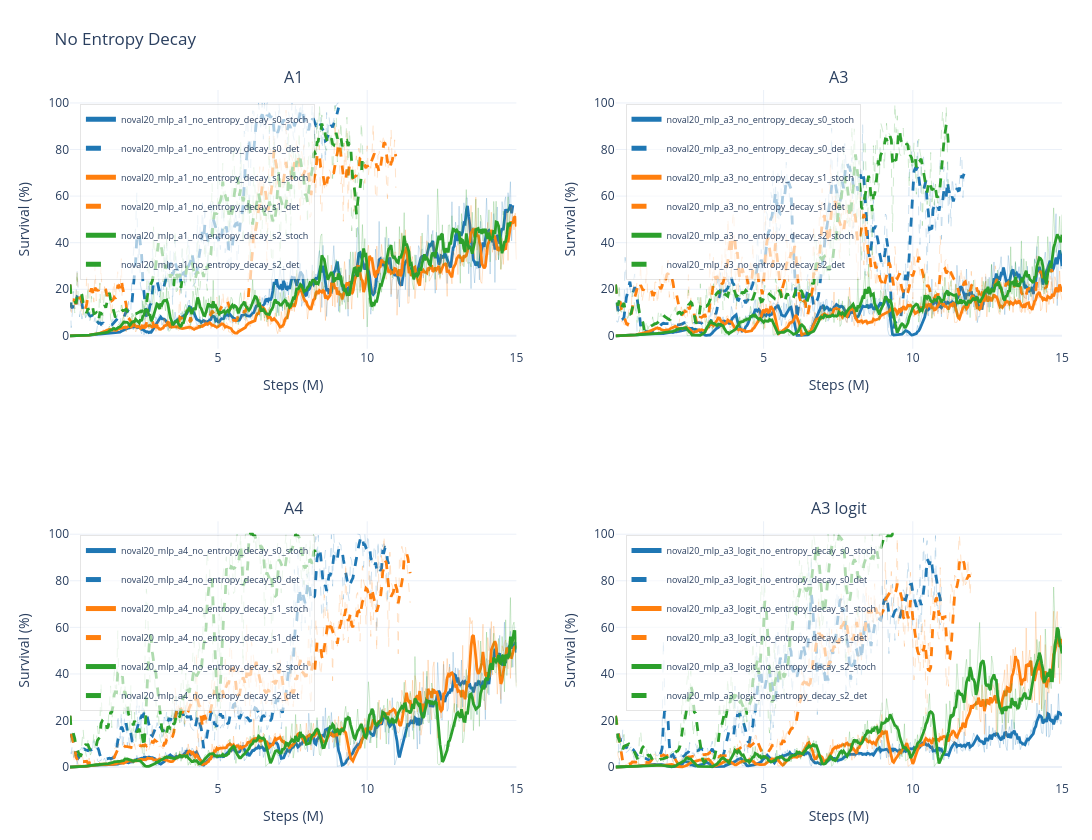

This figure's notebook cell:
### Code cell
groups = {
    "A1": {
        "noval20_mlp_a1_no_entropy_decay_s0_stoch": "#1f77b4",
        "noval20_mlp_a1_no_entropy_decay_s0_det": "#1f77b4",
        "noval20_mlp_a1_no_entropy_decay_s1_stoch": "#ff7f0e",
        "noval20_mlp_a1_no_entropy_decay_s1_det": "#ff7f0e",
        "noval20_mlp_a1_no_entropy_decay_s2_stoch": "#2ca02c",
        "noval20_mlp_a1_no_entropy_decay_s2_det": "#2ca02c",
    },
    "A3": {
        "noval20_mlp_a3_no_entropy_decay_s0_stoch": "#1f77b4",
        "noval20_mlp_a3_no_entropy_decay_s0_det": "#1f77b4",
        "noval20_mlp_a3_no_entropy_decay_s1_stoch": "#ff7f0e",
        "noval20_mlp_a3_no_entropy_decay_s1_det": "#ff7f0e",
        "noval20_mlp_a3_no_entropy_decay_s2_stoch": "#2ca02c",
        "noval20_mlp_a3_no_entropy_decay_s2_det": "#2ca02c",
    },
    "A4": {
        "noval20_mlp_a4_no_entropy_decay_s0_stoch": "#1f77b4",
        "noval20_mlp_a4_no_entropy_decay_s0_det": "#1f77b4",
        "noval20_mlp_a4_no_entropy_decay_s1_stoch": "#ff7f0e",
        "noval20_mlp_a4_no_entropy_decay_s1_det": "#ff7f0e",
        "noval20_mlp_a4_no_entropy_decay_s2_stoch": "#2ca02c",
        "noval20_mlp_a4_no_entropy_decay_s2_det": "#2ca02c",
    },
    "A3 logit": {
        "noval20_mlp_a3_logit_no_entropy_decay_s0_stoch": "#1f77b4",
        "noval20_mlp_a3_logit_no_entropy_decay_s0_det": "#1f77b4",
        "noval20_mlp_a3_logit_no_entropy_decay_s1_stoch": "#ff7f0e",
        "noval20_mlp_a3_logit_no_entropy_decay_s1_det": "#ff7f0e",
        "noval20_mlp_a3_logit_no_entropy_decay_s2_stoch": "#2ca02c",
        "noval20_mlp_a3_logit_no_entropy_decay_s2_det": "#2ca02c",
    }
}
plot_run_groups(groups, split="test", smooth=5, title="No Entropy Decay", save_name="entropy_decay_subplots")

### Figure 1 — Plotly figure (JSON) as saved in the notebook; plotly's stock layout.template omitted (floating-point values rounded to 4 significant figures; data arrays with more than 128 entries replaced by an {"elided": "..."} marker saying what was removed)
{"data": [{"hovertemplate": "<b>%{fullData.name}</b><br>metric: test/charts/episodic_survival<br>step: %{x:.2f}M<br>smoothed value: %{y:.3f}<extra></extra>", "legend": "legend", "legendgroup": "subplot1:noval20_mlp_a1_no_entropy_decay_s0_stoch", "line": {"color": "#1f77b4", "dash": "solid", "width": 1}, "mode": "lines", "name": "noval20_mlp_a1_no_entropy_decay_s0_stoch raw", "opacity": 0.22, "showlegend": false, "type": "scatter", "x": {"elided": "372 float values"}, "xaxis": "x", "y": {"elided": "372 float values"}, "yaxis": "y"}, {"hovertemplate": "<b>%{fullData.name}</b><br>metric: test/charts/episodic_survival<br>step: %{x:.2f}M<br>smoothed value: %{y:.3f}<extra></extra>", "legend": "legend", "legendgroup": "subplot1:noval20_mlp_a1_no_entropy_decay_s0_stoch", "line": {"color": "#1f77b4", "dash": "solid", "width": 2.8}, "mode": "lines", "name": "noval20_mlp_a1_no_entropy_decay_s0_stoch", "showlegend": true, "type": "scatter", "x": {"elided": "372 float values"}, "xaxis": "x", "y": {"elided": "372 float values"}, "yaxis": "y"}, {"hovertemplate": "<b>%{fullData.name}</b><br>metric: test/charts/episodic_survival<br>step: %{x:.2f}M<br>smoothed value: %{y:.3f}<extra></extra>", "legend": "legend", "legendgroup": "subplot1:noval20_mlp_a1_no_entropy_decay_s0_det", "line": {"color": "#1f77b4", "dash": "dash", "width": 1}, "mode": "lines", "name": "noval20_mlp_a1_no_entropy_decay_s0_det raw", "opacity": 0.22, "showlegend": false, "type": "scatter", "x": {"elided": "226 float values"}, "xaxis": "x", "y": {"elided": "226 float values"}, "yaxis": "y"}, {"hovertemplate": "<b>%{fullData.name}</b><br>metric: test/charts/episodic_survival<br>step: %{x:.2f}M<br>smoothed value: %{y:.3f}<extra></extra>", "legend": "legend", "legendgroup": "subplot1:noval20_mlp_a1_no_entropy_decay_s0_det", "line": {"color": "#1f77b4", "dash": "dash", "width": 2.8}, "mode": "lines", "name": "noval20_mlp_a1_no_entropy_decay_s0_det", "showlegend": true, "type": "scatter", "x": {"elided": "226 float values"}, "xaxis": "x", "y": {"elided": "226 float values"}, "yaxis": "y"}, {"hovertemplate": "<b>%{fullData.name}</b><br>metric: test/charts/episodic_survival<br>step: %{x:.2f}M<br>smoothed value: %{y:.3f}<extra></extra>", "legend": "legend", "legendgroup": "subplot1:noval20_mlp_a1_no_entropy_decay_s1_stoch", "line": {"color": "#ff7f0e", "dash": "solid", "width": 1}, "mode": "lines", "name": "noval20_mlp_a1_no_entropy_decay_s1_stoch raw", "opacity": 0.22, "showlegend": false, "type": "scatter", "x": {"elided": "375 float values"}, "xaxis": "x", "y": {"elided": "375 float values"}, "yaxis": "y"}, {"hovertemplate": "<b>%{fullData.name}</b><br>metric: test/charts/episodic_survival<br>step: %{x:.2f}M<br>smoothed value: %{y:.3f}<extra></extra>", "legend": "legend", "legendgroup": "subplot1:noval20_mlp_a1_no_entropy_decay_s1_stoch", "line": {"color": "#ff7f0e", "dash": "solid", "width": 2.8}, "mode": "lines", "name": "noval20_mlp_a1_no_entropy_decay_s1_stoch", "showlegend": true, "type": "scatter", "x": {"elided": "375 float values"}, "xaxis": "x", "y": {"elided": "375 float values"}, "yaxis": "y"}, {"hovertemplate": "<b>%{fullData.name}</b><br>metric: test/charts/episodic_survival<br>step: %{x:.2f}M<br>smoothed value: %{y:.3f}<extra></extra>", "legend": "legend", "legendgroup": "subplot1:noval20_mlp_a1_no_entropy_decay_s1_det", "line": {"color": "#ff7f0e", "dash": "dash", "width": 1}, "mode": "lines", "name": "noval20_mlp_a1_no_entropy_decay_s1_det raw", "opacity": 0.22, "showlegend": false, "type": "scatter", "x": {"elided": "274 float values"}, "xaxis": "x", "y": {"elided": "274 float values"}, "yaxis": "y"}, {"hovertemplate": "<b>%{fullData.name}</b><br>metric: test/charts/episodic_survival<br>step: %{x:.2f}M<br>smoothed value: %{y:.3f}<extra></extra>", "legend": "legend", "legendgroup": "subplot1:noval20_mlp_a1_no_entropy_decay_s1_det", "line": {"color": "#ff7f0e", "dash": "dash", "width": 2.8}, "mode": "lines", "name": "noval20_mlp_a1_no_entropy_decay_s1_det", "showlegend": true, "type": "scatter", "x": {"elided": "274 float values"}, "xaxis": "x", "y": {"elided": "274 float values"}, "yaxis": "y"}, {"hovertemplate": "<b>%{fullData.name}</b><br>metric: test/charts/episodic_survival<br>step: %{x:.2f}M<br>smoothed value: %{y:.3f}<extra></extra>", "legend": "legend", "legendgroup": "subplot1:noval20_mlp_a1_no_entropy_decay_s2_stoch", "line": {"color": "#2ca02c", "dash": "solid", "width": 1}, "mode": "lines", "name": "noval20_mlp_a1_no_entropy_decay_s2_stoch raw", "opacity": 0.22, "showlegend": false, "type": "scatter", "x": {"elided": "370 float values"}, "xaxis": "x", "y": {"elided": "370 float values"}, "yaxis": "y"}, {"hovertemplate": "<b>%{fullData.name}</b><br>metric: test/charts/episodic_survival<br>step: %{x:.2f}M<br>smoothed value: %{y:.3f}<extra></extra>", "legend": "legend", "legendgroup": "subplot1:noval20_mlp_a1_no_entropy_decay_s2_stoch", "line": {"color": "#2ca02c", "dash": "solid", "width": 2.8}, "mode": "lines", "name": "noval20_mlp_a1_no_entropy_decay_s2_stoch", "showlegend": true, "type": "scatter", "x": {"elided": "370 float values"}, "xaxis": "x", "y": {"elided": "370 float values"}, "yaxis": "y"}, {"hovertemplate": "<b>%{fullData.name}</b><br>metric: test/charts/episodic_survival<br>step: %{x:.2f}M<br>smoothed value: %{y:.3f}<extra></extra>", "legend": "legend", "legendgroup": "subplot1:noval20_mlp_a1_no_entropy_decay_s2_det", "line": {"color": "#2ca02c", "dash": "dash", "width": 1}, "mode": "lines", "name": "noval20_mlp_a1_no_entropy_decay_s2_det raw", "opacity": 0.22, "showlegend": false, "type": "scatter", "x": {"elided": "247 float values"}, "xaxis": "x", "y": {"elided": "247 float values"}, "yaxis": "y"}, {"hovertemplate": "<b>%{fullData.name}</b><br>metric: test/charts/episodic_survival<br>step: %{x:.2f}M<br>smoothed value: %{y:.3f}<extra></extra>", "legend": "legend", "legendgroup": "subplot1:noval20_mlp_a1_no_entropy_decay_s2_det", "line": {"color": "#2ca02c", "dash": "dash", "width": 2.8}, "mode": "lines", "name": "noval20_mlp_a1_no_entropy_decay_s2_det", "showlegend": true, "type": "scatter", "x": {"elided": "247 float values"}, "xaxis": "x", "y": {"elided": "247 float values"}, "yaxis": "y"}, {"hovertemplate": "<b>%{fullData.name}</b><br>metric: test/charts/episodic_survival<br>step: %{x:.2f}M<br>smoothed value: %{y:.3f}<extra></extra>", "legend": "legend2", "legendgroup": "subplot2:noval20_mlp_a3_no_entropy_decay_s0_stoch", "line": {"color": "#1f77b4", "dash": "solid", "width": 1}, "mode": "lines", "name": "noval20_mlp_a3_no_entropy_decay_s0_stoch raw", "opacity": 0.22, "showlegend": false, "type": "scatter", "x": {"elided": "375 float values"}, "xaxis": "x2", "y": {"elided": "375 float values"}, "yaxis": "y2"}, {"hovertemplate": "<b>%{fullData.name}</b><br>metric: test/charts/episodic_survival<br>step: %{x:.2f}M<br>smoothed value: %{y:.3f}<extra></extra>", "legend": "legend2", "legendgroup": "subplot2:noval20_mlp_a3_no_entropy_decay_s0_stoch", "line": {"color": "#1f77b4", "dash": "solid", "width": 2.8}, "mode": "lines", "name": "noval20_mlp_a3_no_entropy_decay_s0_stoch", "showlegend": true, "type": "scatter", "x": {"elided": "375 float values"}, "xaxis": "x2", "y": {"elided": "375 float values"}, "yaxis": "y2"}, {"hovertemplate": "<b>%{fullData.name}</b><br>metric: test/charts/episodic_survival<br>step: %{x:.2f}M<br>smoothed value: %{y:.3f}<extra></extra>", "legend": "legend2", "legendgroup": "subplot2:noval20_mlp_a3_no_entropy_decay_s0_det", "line": {"color": "#1f77b4", "dash": "dash", "width": 1}, "mode": "lines", "name": "noval20_mlp_a3_no_entropy_decay_s0_det raw", "opacity": 0.22, "showlegend": false, "type": "scatter", "x": {"elided": "293 float values"}, "xaxis": "x2", "y": {"elided": "293 float values"}, "yaxis": "y2"}, {"hovertemplate": "<b>%{fullData.name}</b><br>metric: test/charts/episodic_survival<br>step: %{x:.2f}M<br>smoothed value: %{y:.3f}<extra></extra>", "legend": "legend2", "legendgroup": "subplot2:noval20_mlp_a3_no_entropy_decay_s0_det", "line": {"color": "#1f77b4", "dash": "dash", "width": 2.8}, "mode": "lines", "name": "noval20_mlp_a3_no_entropy_decay_s0_det", "showlegend": true, "type": "scatter", "x": {"elided": "293 float values"}, "xaxis": "x2", "y": {"elided": "293 float values"}, "yaxis": "y2"}, {"hovertemplate": "<b>%{fullData.name}</b><br>metric: test/charts/episodic_survival<br>step: %{x:.2f}M<br>smoothed value: %{y:.3f}<extra></extra>", "legend": "legend2", "legendgroup": "subplot2:noval20_mlp_a3_no_entropy_decay_s1_stoch", "line": {"color": "#ff7f0e", "dash": "solid", "width": 1}, "mode": "lines", "name": "noval20_mlp_a3_no_entropy_decay_s1_stoch raw", "opacity": 0.22, "showlegend": false, "type": "scatter", "x": {"elided": "375 float values"}, "xaxis": "x2", "y": {"elided": "375 float values"}, "yaxis": "y2"}, {"hovertemplate": "<b>%{fullData.name}</b><br>metric: test/charts/episodic_survival<br>step: %{x:.2f}M<br>smoothed value: %{y:.3f}<extra></extra>", "legend": "legend2", "legendgroup": "subplot2:noval20_mlp_a3_no_entropy_decay_s1_stoch", "line": {"color": "#ff7f0e", "dash": "solid", "width": 2.8}, "mode": "lines", "name": "noval20_mlp_a3_no_entropy_decay_s1_stoch", "showlegend": true, "type": "scatter", "x": {"elided": "375 float values"}, "xaxis": "x2", "y": {"elided": "375 float values"}, "yaxis": "y2"}, {"hovertemplate": "<b>%{fullData.name}</b><br>metric: test/charts/episodic_survival<br>step: %{x:.2f}M<br>smoothed value: %{y:.3f}<extra></extra>", "legend": "legend2", "legendgroup": "subplot2:noval20_mlp_a3_no_entropy_decay_s1_det", "line": {"color": "#ff7f0e", "dash": "dash", "width": 1}, "mode": "lines", "name": "noval20_mlp_a3_no_entropy_decay_s1_det raw", "opacity": 0.22, "showlegend": false, "type": "scatter", "x": {"elided": "367 float values"}, "xaxis": "x2", "y": {"elided": "367 float values"}, "yaxis": "y2"}, {"hovertemplate": "<b>%{fullData.name}</b><br>metric: test/charts/episodic_survival<br>step: %{x:.2f}M<br>smoothed value: %{y:.3f}<extra></extra>", "legend": "legend2", "legendgroup": "subplot2:noval20_mlp_a3_no_entropy_decay_s1_det", "line": {"color": "#ff7f0e", "dash": "dash", "width": 2.8}, "mode": "lines", "name": "noval20_mlp_a3_no_entropy_decay_s1_det", "showlegend": true, "type": "scatter", "x": {"elided": "367 float values"}, "xaxis": "x2", "y": {"elided": "367 float values"}, "yaxis": "y2"}, {"hovertemplate": "<b>%{fullData.name}</b><br>metric: test/charts/episodic_survival<br>step: %{x:.2f}M<br>smoothed value: %{y:.3f}<extra></extra>", "legend": "legend2", "legendgroup": "subplot2:noval20_mlp_a3_no_entropy_decay_s2_stoch", "line": {"color": "#2ca02c", "dash": "solid", "width": 1}, "mode": "lines", "name": "noval20_mlp_a3_no_entropy_decay_s2_stoch raw", "opacity": 0.22, "showlegend": false, "type": "scatter", "x": {"elided": "375 float values"}, "xaxis": "x2", "y": {"elided": "375 float values"}, "yaxis": "y2"}, {"hovertemplate": "<b>%{fullData.name}</b><br>metric: test/charts/episodic_survival<br>step: %{x:.2f}M<br>smoothed value: %{y:.3f}<extra></extra>", "legend": "legend2", "legendgroup": "subplot2:noval20_mlp_a3_no_entropy_decay_s2_stoch", "line": {"color": "#2ca02c", "dash": "solid", "width": 2.8}, "mode": "lines", "name": "noval20_mlp_a3_no_entropy_decay_s2_stoch", "showlegend": true, "type": "scatter", "x": {"elided": "375 float values"}, "xaxis": "x2", "y": {"elided": "375 float values"}, "yaxis": "y2"}, {"hovertemplate": "<b>%{fullData.name}</b><br>metric: test/charts/episodic_survival<br>step: %{x:.2f}M<br>smoothed value: %{y:.3f}<extra></extra>", "legend": "legend2", "legendgroup": "subplot2:noval20_mlp_a3_no_entropy_decay_s2_det", "line": {"color": "#2ca02c", "dash": "dash", "width": 1}, "mode": "lines", "name": "noval20_mlp_a3_no_entropy_decay_s2_det raw", "opacity": 0.22, "showlegend": false, "type": "scatter", "x": {"elided": "280 float values"}, "xaxis": "x2", "y": {"elided": "280 float values"}, "yaxis": "y2"}, {"hovertemplate": "<b>%{fullData.name}</b><br>metric: test/charts/episodic_survival<br>step: %{x:.2f}M<br>smoothed value: %{y:.3f}<extra></extra>", "legend": "legend2", "legendgroup": "subplot2:noval20_mlp_a3_no_entropy_decay_s2_det", "line": {"color": "#2ca02c", "dash": "dash", "width": 2.8}, "mode": "lines", "name": "noval20_mlp_a3_no_entropy_decay_s2_det", "showlegend": true, "type": "scatter", "x": {"elided": "280 float values"}, "xaxis": "x2", "y": {"elided": "280 float values"}, "yaxis": "y2"}, {"hovertemplate": "<b>%{fullData.name}</b><br>metric: test/charts/episodic_survival<br>step: %{x:.2f}M<br>smoothed value: %{y:.3f}<extra></extra>", "legend": "legend3", "legendgroup": "subplot3:noval20_mlp_a4_no_entropy_decay_s0_stoch", "line": {"color": "#1f77b4", "dash": "solid", "width": 1}, "mode": "lines", "name": "noval20_mlp_a4_no_entropy_decay_s0_stoch raw", "opacity": 0.22, "showlegend": false, "type": "scatter", "x": {"elided": "375 float values"}, "xaxis": "x3", "y": {"elided": "375 float values"}, "yaxis": "y3"}, {"hovertemplate": "<b>%{fullData.name}</b><br>metric: test/charts/episodic_survival<br>step: %{x:.2f}M<br>smoothed value: %{y:.3f}<extra></extra>", "legend": "legend3", "legendgroup": "subplot3:noval20_mlp_a4_no_entropy_decay_s0_stoch", "line": {"color": "#1f77b4", "dash": "solid", "width": 2.8}, "mode": "lines", "name": "noval20_mlp_a4_no_entropy_decay_s0_stoch", "showlegend": true, "type": "scatter", "x": {"elided": "375 float values"}, "xaxis": "x3", "y": {"elided": "375 float values"}, "yaxis": "y3"}, {"hovertemplate": "<b>%{fullData.name}</b><br>metric: test/charts/episodic_survival<br>step: %{x:.2f}M<br>smoothed value: %{y:.3f}<extra></extra>", "legend": "legend3", "legendgroup": "subplot3:noval20_mlp_a4_no_entropy_decay_s0_det", "line": {"color": "#1f77b4", "dash": "dash", "width": 1}, "mode": "lines", "name": "noval20_mlp_a4_no_entropy_decay_s0_det raw", "opacity": 0.22, "showlegend": false, "type": "scatter", "x": {"elided": "268 float values"}, "xaxis": "x3", "y": {"elided": "268 float values"}, "yaxis": "y3"}, {"hovertemplate": "<b>%{fullData.name}</b><br>metric: test/charts/episodic_survival<br>step: %{x:.2f}M<br>smoothed value: %{y:.3f}<extra></extra>", "legend": "legend3", "legendgroup": "subplot3:noval20_mlp_a4_no_entropy_decay_s0_det", "line": {"color": "#1f77b4", "dash": "dash", "width": 2.8}, "mode": "lines", "name": "noval20_mlp_a4_no_entropy_decay_s0_det", "showlegend": true, "type": "scatter", "x": {"elided": "268 float values"}, "xaxis": "x3", "y": {"elided": "268 float values"}, "yaxis": "y3"}, {"hovertemplate": "<b>%{fullData.name}</b><br>metric: test/charts/episodic_survival<br>step: %{x:.2f}M<br>smoothed value: %{y:.3f}<extra></extra>", "legend": "legend3", "legendgroup": "subplot3:noval20_mlp_a4_no_entropy_decay_s1_stoch", "line": {"color": "#ff7f0e", "dash": "solid", "width": 1}, "mode": "lines", "name": "noval20_mlp_a4_no_entropy_decay_s1_stoch raw", "opacity": 0.22, "showlegend": false, "type": "scatter", "x": {"elided": "375 float values"}, "xaxis": "x3", "y": {"elided": "375 float values"}, "yaxis": "y3"}, {"hovertemplate": "<b>%{fullData.name}</b><br>metric: test/charts/episodic_survival<br>step: %{x:.2f}M<br>smoothed value: %{y:.3f}<extra></extra>", "legend": "legend3", "legendgroup": "subplot3:noval20_mlp_a4_no_entropy_decay_s1_stoch", "line": {"color": "#ff7f0e", "dash": "solid", "width": 2.8}, "mode": "lines", "name": "noval20_mlp_a4_no_entropy_decay_s1_stoch", "showlegend": true, "type": "scatter", "x": {"elided": "375 float values"}, "xaxis": "x3", "y": {"elided": "375 float values"}, "yaxis": "y3"}, {"hovertemplate": "<b>%{fullData.name}</b><br>metric: test/charts/episodic_survival<br>step: %{x:.2f}M<br>smoothed value: %{y:.3f}<extra></extra>", "legend": "legend3", "legendgroup": "subplot3:noval20_mlp_a4_no_entropy_decay_s1_det", "line": {"color": "#ff7f0e", "dash": "dash", "width": 1}, "mode": "lines", "name": "noval20_mlp_a4_no_entropy_decay_s1_det raw", "opacity": 0.22, "showlegend": false, "type": "scatter", "x": {"elided": "286 float values"}, "xaxis": "x3", "y": {"elided": "286 float values"}, "yaxis": "y3"}, {"hovertemplate": "<b>%{fullData.name}</b><br>metric: test/charts/episodic_survival<br>step: %{x:.2f}M<br>smoothed value: %{y:.3f}<extra></extra>", "legend": "legend3", "legendgroup": "subplot3:noval20_mlp_a4_no_entropy_decay_s1_det", "line": {"color": "#ff7f0e", "dash": "dash", "width": 2.8}, "mode": "lines", "name": "noval20_mlp_a4_no_entropy_decay_s1_det", "showlegend": true, "type": "scatter", "x": {"elided": "286 float values"}, "xaxis": "x3", "y": {"elided": "286 float values"}, "yaxis": "y3"}, {"hovertemplate": "<b>%{fullData.name}</b><br>metric: test/charts/episodic_survival<br>step: %{x:.2f}M<br>smoothed value: %{y:.3f}<extra></extra>", "legend": "legend3", "legendgroup": "subplot3:noval20_mlp_a4_no_entropy_decay_s2_stoch", "line": {"color": "#2ca02c", "dash": "solid", "width": 1}, "mode": "lines", "name": "noval20_mlp_a4_no_entropy_decay_s2_stoch raw", "opacity": 0.22, "showlegend": false, "type": "scatter", "x": {"elided": "375 float values"}, "xaxis": "x3", "y": {"elided": "375 float values"}, "yaxis": "y3"}, {"hovertemplate": "<b>%{fullData.name}</b><br>metric: test/charts/episodic_survival<br>step: %{x:.2f}M<br>smoothed value: %{y:.3f}<extra></extra>", "legend": "legend3", "legendgroup": "subplot3:noval20_mlp_a4_no_entropy_decay_s2_stoch", "line": {"color": "#2ca02c", "dash": "solid", "width": 2.8}, "mode": "lines", "name": "noval20_mlp_a4_no_entropy_decay_s2_stoch", "showlegend": true, "type": "scatter", "x": {"elided": "375 float values"}, "xaxis": "x3", "y": {"elided": "375 float values"}, "yaxis": "y3"}, {"hovertemplate": "<b>%{fullData.name}</b><br>metric: test/charts/episodic_survival<br>step: %{x:.2f}M<br>smoothed value: %{y:.3f}<extra></extra>", "legend": "legend3", "legendgroup": "subplot3:noval20_mlp_a4_no_entropy_decay_s2_det", "line": {"color": "#2ca02c", "dash": "dash", "width": 1}, "mode": "lines", "name": "noval20_mlp_a4_no_entropy_decay_s2_det raw", "opacity": 0.22, "showlegend": false, "type": "scatter", "x": {"elided": "209 float values"}, "xaxis": "x3", "y": {"elided": "209 float values"}, "yaxis": "y3"}, {"hovertemplate": "<b>%{fullData.name}</b><br>metric: test/charts/episodic_survival<br>step: %{x:.2f}M<br>smoothed value: %{y:.3f}<extra></extra>", "legend": "legend3", "legendgroup": "subplot3:noval20_mlp_a4_no_entropy_decay_s2_det", "line": {"color": "#2ca02c", "dash": "dash", "width": 2.8}, "mode": "lines", "name": "noval20_mlp_a4_no_entropy_decay_s2_det", "showlegend": true, "type": "scatter", "x": {"elided": "209 float values"}, "xaxis": "x3", "y": {"elided": "209 float values"}, "yaxis": "y3"}, {"hovertemplate": "<b>%{fullData.name}</b><br>metric: test/charts/episodic_survival<br>step: %{x:.2f}M<br>smoothed value: %{y:.3f}<extra></extra>", "legend": "legend4", "legendgroup": "subplot4:noval20_mlp_a3_logit_no_entropy_decay_s0_stoch", "line": {"color": "#1f77b4", "dash": "solid", "width": 1}, "mode": "lines", "name": "noval20_mlp_a3_logit_no_entropy_decay_s0_stoch raw", "opacity": 0.22, "showlegend": false, "type": "scatter", "x": {"elided": "375 float values"}, "xaxis": "x4", "y": {"elided": "375 float values"}, "yaxis": "y4"}, {"hovertemplate": "<b>%{fullData.name}</b><br>metric: test/charts/episodic_survival<br>step: %{x:.2f}M<br>smoothed value: %{y:.3f}<extra></extra>", "legend": "legend4", "legendgroup": "subplot4:noval20_mlp_a3_logit_no_entropy_decay_s0_stoch", "line": {"color": "#1f77b4", "dash": "solid", "width": 2.8}, "mode": "lines", "name": "noval20_mlp_a3_logit_no_entropy_decay_s0_stoch", "showlegend": true, "type": "scatter", "x": {"elided": "375 float values"}, "xaxis": "x4", "y": {"elided": "375 float values"}, "yaxis": "y4"}, {"hovertemplate": "<b>%{fullData.name}</b><br>metric: test/charts/episodic_survival<br>step: %{x:.2f}M<br>smoothed value: %{y:.3f}<extra></extra>", "legend": "legend4", "legendgroup": "subplot4:noval20_mlp_a3_logit_no_entropy_decay_s0_det", "line": {"color": "#1f77b4", "dash": "dash", "width": 1}, "mode": "lines", "name": "noval20_mlp_a3_logit_no_entropy_decay_s0_det raw", "opacity": 0.22, "showlegend": false, "type": "scatter", "x": {"elided": "274 float values"}, "xaxis": "x4", "y": {"elided": "274 float values"}, "yaxis": "y4"}, {"hovertemplate": "<b>%{fullData.name}</b><br>metric: test/charts/episodic_survival<br>step: %{x:.2f}M<br>smoothed value: %{y:.3f}<extra></extra>", "legend": "legend4", "legendgroup": "subplot4:noval20_mlp_a3_logit_no_entropy_decay_s0_det", "line": {"color": "#1f77b4", "dash": "dash", "width": 2.8}, "mode": "lines", "name": "noval20_mlp_a3_logit_no_entropy_decay_s0_det", "showlegend": true, "type": "scatter", "x": {"elided": "274 float values"}, "xaxis": "x4", "y": {"elided": "274 float values"}, "yaxis": "y4"}, {"hovertemplate": "<b>%{fullData.name}</b><br>metric: test/charts/episodic_survival<br>step: %{x:.2f}M<br>smoothed value: %{y:.3f}<extra></extra>", "legend": "legend4", "legendgroup": "subplot4:noval20_mlp_a3_logit_no_entropy_decay_s1_stoch", "line": {"color": "#ff7f0e", "dash": "solid", "width": 1}, "mode": "lines", "name": "noval20_mlp_a3_logit_no_entropy_decay_s1_stoch raw", "opacity": 0.22, "showlegend": false, "type": "scatter", "x": {"elided": "375 float values"}, "xaxis": "x4", "y": {"elided": "375 float values"}, "yaxis": "y4"}, {"hovertemplate": "<b>%{fullData.name}</b><br>metric: test/charts/episodic_survival<br>step: %{x:.2f}M<br>smoothed value: %{y:.3f}<extra></extra>", "legend": "legend4", "legendgroup": "subplot4:noval20_mlp_a3_logit_no_entropy_decay_s1_stoch", "line": {"color": "#ff7f0e", "dash": "solid", "width": 2.8}, "mode": "lines", "name": "noval20_mlp_a3_logit_no_entropy_decay_s1_stoch", "showlegend": true, "type": "scatter", "x": {"elided": "375 float values"}, "xaxis": "x4", "y": {"elided": "375 float values"}, "yaxis": "y4"}, {"hovertemplate": "<b>%{fullData.name}</b><br>metric: test/charts/episodic_survival<br>step: %{x:.2f}M<br>smoothed value: %{y:.3f}<extra></extra>", "legend": "legend4", "legendgroup": "subplot4:noval20_mlp_a3_logit_no_entropy_decay_s1_det", "line": {"color": "#ff7f0e", "dash": "dash", "width": 1}, "mode": "lines", "name": "noval20_mlp_a3_logit_no_entropy_decay_s1_det raw", "opacity": 0.22, "showlegend": false, "type": "scatter", "x": {"elided": "299 float values"}, "xaxis": "x4", "y": {"elided": "299 float values"}, "yaxis": "y4"}, {"hovertemplate": "<b>%{fullData.name}</b><br>metric: test/charts/episodic_survival<br>step: %{x:.2f}M<br>smoothed value: %{y:.3f}<extra></extra>", "legend": "legend4", "legendgroup": "subplot4:noval20_mlp_a3_logit_no_entropy_decay_s1_det", "line": {"color": "#ff7f0e", "dash": "dash", "width": 2.8}, "mode": "lines", "name": "noval20_mlp_a3_logit_no_entropy_decay_s1_det", "showlegend": true, "type": "scatter", "x": {"elided": "299 float values"}, "xaxis": "x4", "y": {"elided": "299 float values"}, "yaxis": "y4"}, {"hovertemplate": "<b>%{fullData.name}</b><br>metric: test/charts/episodic_survival<br>step: %{x:.2f}M<br>smoothed value: %{y:.3f}<extra></extra>", "legend": "legend4", "legendgroup": "subplot4:noval20_mlp_a3_logit_no_entropy_decay_s2_stoch", "line": {"color": "#2ca02c", "dash": "solid", "width": 1}, "mode": "lines", "name": "noval20_mlp_a3_logit_no_entropy_decay_s2_stoch raw", "opacity": 0.22, "showlegend": false, "type": "scatter", "x": {"elided": "375 float values"}, "xaxis": "x4", "y": {"elided": "375 float values"}, "yaxis": "y4"}, {"hovertemplate": "<b>%{fullData.name}</b><br>metric: test/charts/episodic_survival<br>step: %{x:.2f}M<br>smoothed value: %{y:.3f}<extra></extra>", "legend": "legend4", "legendgroup": "subplot4:noval20_mlp_a3_logit_no_entropy_decay_s2_stoch", "line": {"color": "#2ca02c", "dash": "solid", "width": 2.8}, "mode": "lines", "name": "noval20_mlp_a3_logit_no_entropy_decay_s2_stoch", "showlegend": true, "type": "scatter", "x": {"elided": "375 float values"}, "xaxis": "x4", "y": {"elided": "375 float values"}, "yaxis": "y4"}, {"hovertemplate": "<b>%{fullData.name}</b><br>metric: test/charts/episodic_survival<br>step: %{x:.2f}M<br>smoothed value: %{y:.3f}<extra></extra>", "legend": "legend4", "legendgroup": "subplot4:noval20_mlp_a3_logit_no_entropy_decay_s2_det", "line": {"color": "#2ca02c", "dash": "dash", "width": 1}, "mode": "lines", "name": "noval20_mlp_a3_logit_no_entropy_decay_s2_det raw", "opacity": 0.22, "showlegend": false, "type": "scatter", "x": {"elided": "234 float values"}, "xaxis": "x4", "y": {"elided": "234 float values"}, "yaxis": "y4"}, {"hovertemplate": "<b>%{fullData.name}</b><br>metric: test/charts/episodic_survival<br>step: %{x:.2f}M<br>smoothed value: %{y:.3f}<extra></extra>", "legend": "legend4", "legendgroup": "subplot4:noval20_mlp_a3_logit_no_entropy_decay_s2_det", "line": {"color": "#2ca02c", "dash": "dash", "width": 2.8}, "mode": "lines", "name": "noval20_mlp_a3_logit_no_entropy_decay_s2_det", "showlegend": true, "type": "scatter", "x": {"elided": "234 float values"}, "xaxis": "x4", "y": {"elided": "234 float values"}, "yaxis": "y4"}], "layout": {"annotations": [{"font": {"size": 16}, "showarrow": false, "text": "A1", "x": 0.225, "xanchor": "center", "xref": "paper", "y": 1, "yanchor": "bottom", "yref": "paper"}, {"font": {"size": 16}, "showarrow": false, "text": "A3", "x": 0.775, "xanchor": "center", "xref": "paper", "y": 1, "yanchor": "bottom", "yref": "paper"}, {"font": {"size": 16}, "showarrow": false, "text": "A4", "x": 0.225, "xanchor": "center", "xref": "paper", "y": 0.375, "yanchor": "bottom", "yref": "paper"}, {"font": {"size": 16}, "showarrow": false, "text": "A3 logit", "x": 0.775, "xanchor": "center", "xref": "paper", "y": 0.375, "yanchor": "bottom", "yref": "paper"}], "height": 840, "hovermode": "x unified", "legend": {"bgcolor": "rgba(255,255,255,0.62)", "bordercolor": "rgba(0,0,0,0.10)", "borderwidth": 1, "font": {"size": 9}, "itemsizing": "constant", "orientation": "v", "x": 0.01, "xanchor": "left", "y": 0.98, "yanchor": "top"}, "legend2": {"bgcolor": "rgba(255,255,255,0.62)", "bordercolor": "rgba(0,0,0,0.10)", "borderwidth": 1, "font": {"size": 9}, "itemsizing": "constant", "orientation": "v", "x": 0.56, "xanchor": "left", "y": 0.98, "yanchor": "top"}, "legend3": {"bgcolor": "rgba(255,255,255,0.62)", "bordercolor": "rgba(0,0,0,0.10)", "borderwidth": 1, "font": {"size": 9}, "itemsizing": "constant", "orientation": "v", "x": 0.01, "xanchor": "left", "y": 0.355, "yanchor": "top"}, "legend4": {"bgcolor": "rgba(255,255,255,0.62)", "bordercolor": "rgba(0,0,0,0.10)", "borderwidth": 1, "font": {"size": 9}, "itemsizing": "constant", "orientation": "v", "x": 0.56, "xanchor": "left", "y": 0.355, "yanchor": "top"}, "margin": {"b": 60, "l": 70, "r": 30, "t": 90}, "showlegend": true, "title": {"text": "No Entropy Decay"}, "width": 1500, "xaxis": {"anchor": "y", "domain": [0, 0.45], "title": {"text": "Steps (M)"}}, "xaxis2": {"anchor": "y2", "domain": [0.55, 1], "title": {"text": "Steps (M)"}}, "xaxis3": {"anchor": "y3", "domain": [0, 0.45], "title": {"text": "Steps (M)"}}, "xaxis4": {"anchor": "y4", "domain": [0.55, 1], "title": {"text": "Steps (M)"}}, "yaxis": {"anchor": "x", "domain": [0.625, 1], "title": {"text": "Survival (%)"}}, "yaxis2": {"anchor": "x2", "domain": [0.625, 1], "title": {"text": "Survival (%)"}}, "yaxis3": {"anchor": "x3", "domain": [0, 0.375], "title": {"text": "Survival (%)"}}, "yaxis4": {"anchor": "x4", "domain": [0, 0.375], "title": {"text": "Survival (%)"}}}}
